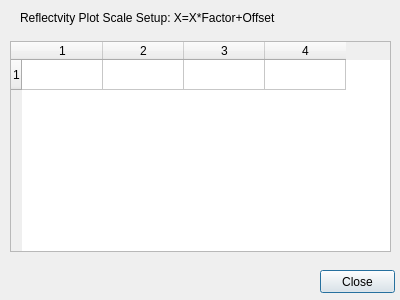
<?xml version="1.0" encoding="UTF-8"?>
<ui version="4.0">
 <class>Dialog</class>
 <widget class="QDialog" name="Dialog">
  <property name="geometry">
   <rect>
    <x>0</x>
    <y>0</y>
    <width>400</width>
    <height>300</height>
   </rect>
  </property>
  <property name="windowTitle">
   <string>Dialog</string>
  </property>
  <widget class="QTableWidget" name="scaleTW">
   <property name="geometry">
    <rect>
     <x>10</x>
     <y>41</y>
     <width>381</width>
     <height>211</height>
    </rect>
   </property>
   <property name="sizePolicy">
    <sizepolicy hsizetype="Expanding" vsizetype="Expanding">
     <horstretch>0</horstretch>
     <verstretch>0</verstretch>
    </sizepolicy>
   </property>
   <property name="rowCount">
    <number>1</number>
   </property>
   <property name="columnCount">
    <number>4</number>
   </property>
   <attribute name="horizontalHeaderVisible">
    <bool>true</bool>
   </attribute>
   <attribute name="horizontalHeaderDefaultSectionSize">
    <number>81</number>
   </attribute>
   <attribute name="horizontalHeaderHighlightSections">
    <bool>true</bool>
   </attribute>
   <row/>
   <column/>
   <column/>
   <column/>
   <column/>
  </widget>
  <widget class="QLabel" name="scaleLabel">
   <property name="geometry">
    <rect>
     <x>20</x>
     <y>10</y>
     <width>361</width>
     <height>16</height>
    </rect>
   </property>
   <property name="sizePolicy">
    <sizepolicy hsizetype="Expanding" vsizetype="Preferred">
     <horstretch>0</horstretch>
     <verstretch>0</verstretch>
    </sizepolicy>
   </property>
   <property name="maximumSize">
    <size>
     <width>361</width>
     <height>16777215</height>
    </size>
   </property>
   <property name="font">
    <font>
     <pointsize>9</pointsize>
    </font>
   </property>
   <property name="text">
    <string>Reflectvity Plot Scale Setup: X=X*Factor+Offset</string>
   </property>
  </widget>
  <widget class="QPushButton" name="closePB">
   <property name="geometry">
    <rect>
     <x>320</x>
     <y>270</y>
     <width>75</width>
     <height>23</height>
    </rect>
   </property>
   <property name="text">
    <string>Close</string>
   </property>
  </widget>
 </widget>
 <resources/>
 <connections/>
</ui>
